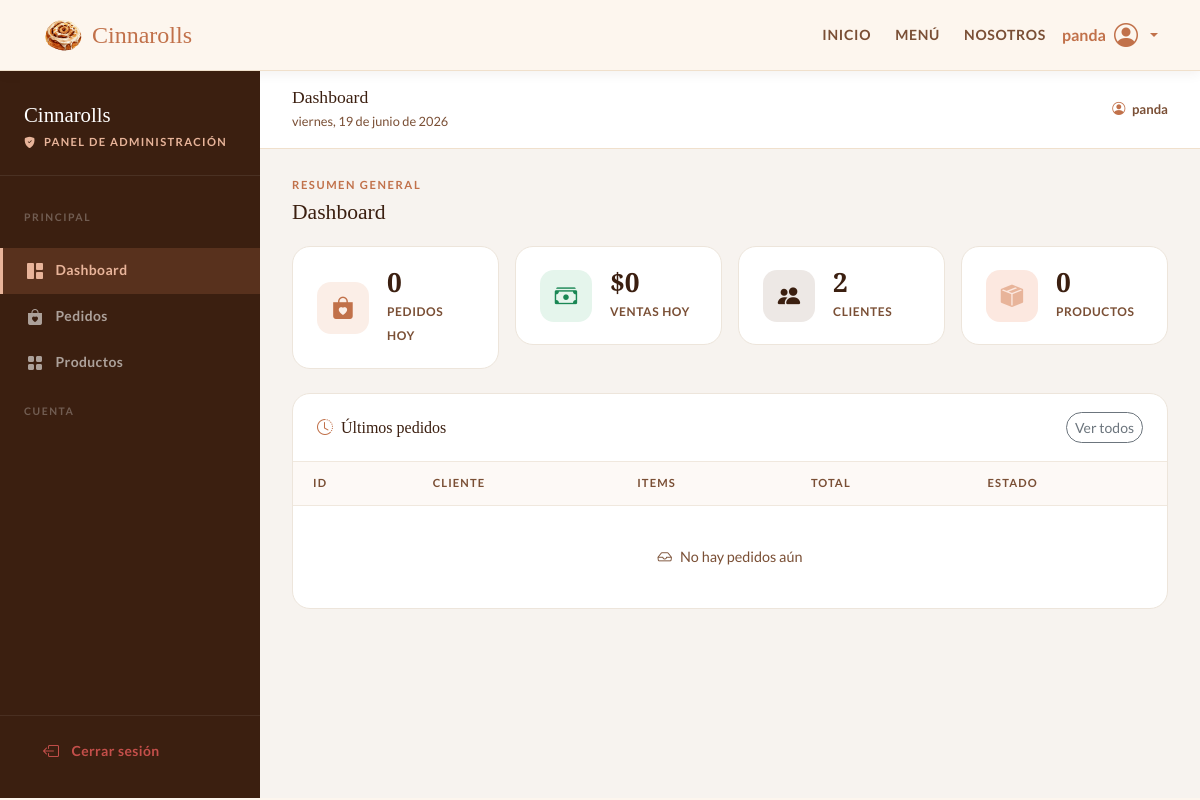
Before: /panel-admin/ (signed in) with the older database file.
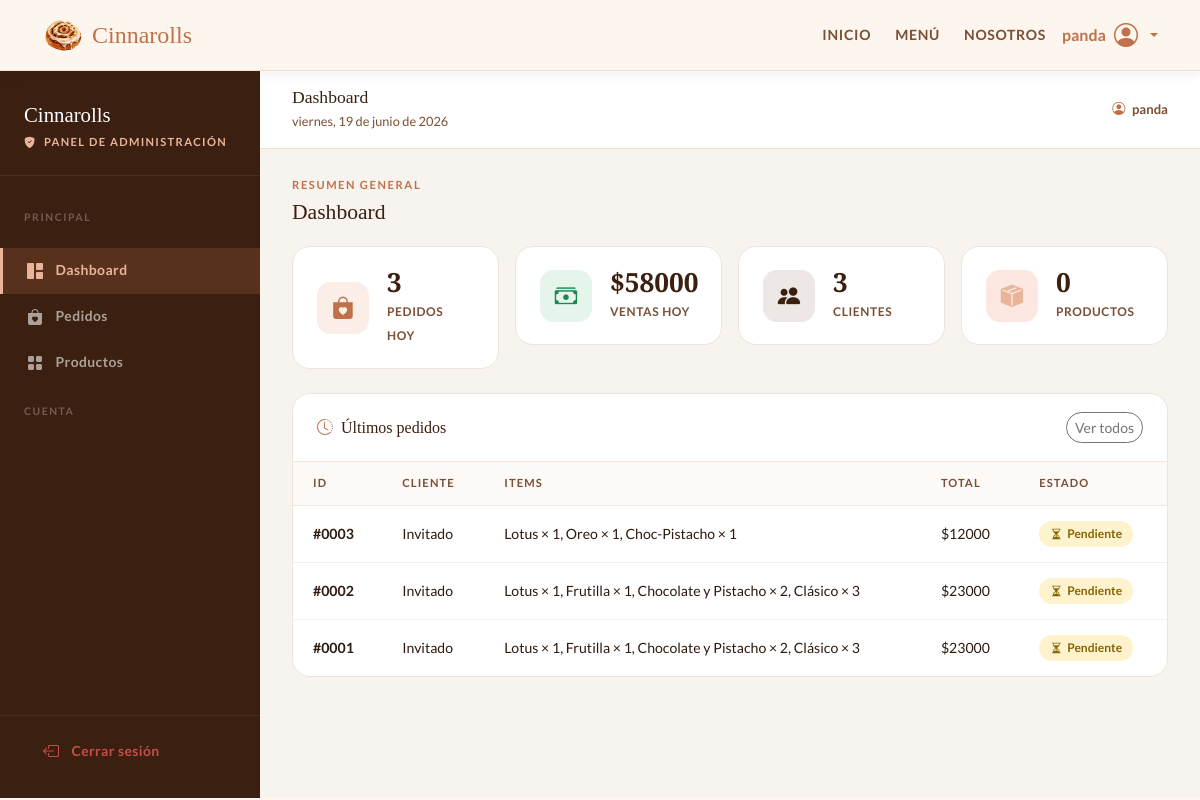
After: the same page with the newer database file.
### appcanela/models.py (models this page shows, shortened)
class Pedido(models.Model):
    ESTADO_CHOICES = [
        ('pendiente', 'Pendiente'),
        ('preparando', 'Preparando'),
        ('entregado', 'Entregado'),
    ]
    PAGO_CHOICES = [
        ('credito', 'Crédito'),
        ('debito', 'Débito'),
        ('efectivo', 'Efectivo'),
    ]
    usuario = models.ForeignKey(User, on_delete=models.SET_NULL, null=True, blank=True)
    nombre_cliente = models.CharField(max_length=100, blank=True, null=True)
    metodo_pago = models.CharField(max_length=20, choices=PAGO_CHOICES)
    subtotal = models.IntegerField()
    total = models.IntegerField()
    estado = models.CharField(max_length=20, choices=ESTADO_CHOICES, default='pendiente')
    creado_en = models.DateTimeField(auto_now_add=True)

class ItemPedido(models.Model):
    pedido = models.ForeignKey(Pedido, on_delete=models.CASCADE, related_name='items')
    nombre = models.CharField(max_length=100)
    precio = models.IntegerField()
    cantidad = models.IntegerField(default=1)

### appcanela/views.py (the view)
# urls.py: path('panel-admin/', views.panel_admin, name='panel_admin'),
@user_passes_test(lambda u: u.is_staff)
def panel_admin(request):
    hoy = timezone.now().date()
    pedidos_hoy = Pedido.objects.filter(creado_en__date=hoy)
    ventas_hoy = pedidos_hoy.aggregate(Sum("total"))["total__sum"] or 0
    context = {
        "pedidos_hoy_count": pedidos_hoy.count(),
        "ventas_hoy": ventas_hoy,
        "total_clientes": User.objects.count(),
        "productos": Producto.objects.all(),
        "ultimos_pedidos": Pedido.objects.order_by("-creado_en")[:5],
        "todos_pedidos": Pedido.objects.all().order_by("-creado_en"),
    }
    return render(request, 'appcanela/panel_admin.html', context)

### appcanela/templates/appcanela/panel_admin.html (shortened to what this page needs)
{% load static %}
<!DOCTYPE html>
<html lang="es">
<head>
    <link href="https://cdn.jsdelivr.net/npm/bootstrap@5.3.8/dist/css/bootstrap.min.css" rel="stylesheet">
    <link href="https://cdn.jsdelivr.net/npm/bootstrap-icons@1.11.3/font/bootstrap-icons.min.css" rel="stylesheet"/>
    <link rel="stylesheet" href="{% static 'appcanela/css/mystyle.css' %}">
</head>
<body>
    <nav>
        <div class="container d-flex align-items-center">
            <a class="nav-brand" href="{% url 'index' %}">
                <img src="{% static 'appcanela/img/logo.png' %}" alt="Logo" style="width:42px;height:42px;object-fit:contain">
                Cinnarolls
            </a>
            <div class="nav-links ms-auto d-none d-md-flex align-items-center">
                <a href="{% url 'index' %}">Inicio</a>
                <a href="{% url 'menu' %}">Menú</a>
                <a href="{% url 'nosotros' %}">Nosotros</a>
            </div>
            {% if user.is_authenticated %}
            <div class="dropdown ms-3">
                <a class="nav-login text-decoration-none dropdown-toggle d-flex align-items-center gap-2"
                   href="#" role="button" data-bs-toggle="dropdown" aria-expanded="false"
                   style="color:var(--cinnamon); font-weight:700;">
                   <span>{{ user.username }}</span>
                   <i class="bi bi-person-circle fs-4"></i>
                </a>
            </div>
            {% endif %}
        </div>
    </nav>
    <div class="admin-wrap">
        <aside class="admin-sidebar">
            <div class="admin-sidebar-brand">
                <span>Cinnarolls</span>
                <p><i class="bi bi-shield-fill-check me-1"></i> Panel de administración</p>
            </div>
            <p class="admin-nav-section">Principal</p>
            <button class="admin-nav-item active" onclick="showTab('dashboard', this)">
                <i class="bi bi-grid-1x2-fill"></i> Dashboard
            </button>
            <button class="admin-nav-item" onclick="showTab('pedidos', this)">
                <i class="bi bi-bag-heart-fill"></i> Pedidos
            </button>
            <button class="admin-nav-item" onclick="showTab('productos', this)">
                <i class="bi bi-grid-fill"></i> Productos
            </button>
            <p class="admin-nav-section">Cuenta</p>
            <div class="admin-logout">
                <form method="post" action="{% url 'logout' %}">
                    <button type="submit" class="admin-nav-item" style="color:rgba(255,100,100,.7)">
                        <i class="bi bi-box-arrow-left"></i> Cerrar sesión
                    </button>
                </form>
            </div>
        </aside>
        <main class="admin-main">
            <div class="admin-topbar">
                <div>
                    <h6 id="topbar-title">Dashboard</h6>
                    <small id="topbar-date"></small>
                </div>
                <span style="font-size:.82rem; color:var(--text-mid); font-weight:600;">
                    <i class="bi bi-person-circle me-1" style="color:var(--cinnamon)"></i>
                    {{ user.username }}
                </span>
            </div>
            <div class="admin-content">
                <div id="tab-dashboard" class="admin-tab-content active">
                    <p class="admin-section-label">Resumen general</p>
                    <h2 class="admin-section-title">Dashboard</h2>
                    <div class="row g-3 mb-4">
                        <div class="col-6 col-lg-3">
                            <div class="stat-card">
                                <div class="stat-icon cinnamon"><i class="bi bi-bag-heart-fill"></i></div>
                                <div class="stat-body">
                                    <strong>{{ pedidos_hoy_count }}</strong>
                                    <span>Pedidos hoy</span>
                                </div>
                            </div>
                        </div>
                        <div class="col-6 col-lg-3">
                            <div class="stat-card">
                                <div class="stat-icon green"><i class="bi bi-cash-stack"></i></div>
                                <div class="stat-body">
                                    <strong>${{ ventas_hoy|floatformat:0 }}</strong>
                                    <span>Ventas hoy</span>
                                </div>
                            </div>
                        </div>
                        <div class="col-6 col-lg-3">
                            <div class="stat-card">
                                <div class="stat-icon espresso"><i class="bi bi-people-fill"></i></div>
                                <div class="stat-body">
                                    <strong>{{ total_clientes }}</strong>
                                    <span>Clientes</span>
                                </div>
                            </div>
                        </div>
                        <div class="col-6 col-lg-3">
                            <div class="stat-card">
                                <div class="stat-icon rose"><i class="bi bi-box-seam-fill"></i></div>
                                <div class="stat-body">
                                    <strong>{{ productos.count }}</strong>
                                    <span>Productos</span>
                                </div>
                            </div>
                        </div>
                    </div>
                    <div class="admin-panel">
                        <div class="admin-panel-header">
                            <h6><i class="bi bi-clock-history me-2" style="color:var(--cinnamon)"></i>Últimos pedidos</h6>
                            <button class="btn btn-sm btn-outline-secondary rounded-pill"
                                    onclick="showTab('pedidos', document.querySelector('[onclick*=pedidos]'))">Ver todos</button>
                        </div>
                        <table class="admin-table">
                            <thead>
                                <tr>
                                    <th>ID</th>
                                    <th>Cliente</th>
                                    <th>Items</th>
                                    <th>Total</th>
                                    <th>Estado</th>
                                </tr>
                            </thead>
                            <tbody>
                                {% for pedido in ultimos_pedidos %}
                                <tr>
                                    <td><strong>#{{ pedido.pk|stringformat:"04d" }}</strong></td>
                                    <td>{{ pedido.nombre_cliente|default:"Invitado" }}</td>
                                    <td>
                                        {% for item in pedido.items.all %}
                                            {{ item.nombre }} × {{ item.cantidad }}{% if not forloop.last %}, {% endif %}
                                        {% empty %}—{% endfor %}
                                    </td>
                                    <td>${{ pedido.total|floatformat:0 }}</td>
                                    <td>
                                        {% if pedido.estado == 'pendiente' %}
                                            <span class="order-status status-pendiente"><i class="bi bi-hourglass-split"></i> Pendiente</span>
                                        {% elif pedido.estado == 'preparando' %}
                                            <span class="order-status status-preparando"><i class="bi bi-fire"></i> Preparando</span>
                                        {% else %}
                                            <span class="order-status status-entregado"><i class="bi bi-check-circle"></i> Entregado</span>
                                        {% endif %}
                                    </td>
                                </tr>
                                {% empty %}
                                <tr class="admin-table-empty">
                                    <td colspan="5"><i class="bi bi-inbox me-2"></i>No hay pedidos aún</td>
                                </tr>
                                {% endfor %}
                            </tbody>
                        </table>
                    </div>
                </div>
            </div>
        </main>
    </div>
</body>
</html>

### appcanela/static/appcanela/css/mystyle.css (style rules this page uses)
:root { --cream: #fdf6ee; --warm-tan: #f0e0cc; --cinnamon: #c1714a; --dark-cin: #a05535; --espresso: #3b1f10; --soft-rose: #e8b49a; --text-dark: #2e1a0e; --text-mid: #7a4f35; }
* { box-sizing: border-box; }
body { font-family: 'Lato', sans-serif; background-color: var(--cream); color: var(--text-dark); margin: 0; }
nav { background: var(--cream); border-bottom: 1px solid var(--warm-tan); padding: 14px 0; position: sticky; top: 0; z-index: 100; box-shadow: 0 2px 12px rgba(59,31,16,.07); }
.nav-brand { font-family: 'Playfair Display', serif; font-size: 1.5rem; color: var(--cinnamon); text-decoration: none; display: flex; align-items: center; gap: 8px; }
.nav-links a { font-size: .88rem; font-weight: 700; letter-spacing: .05em; text-transform: uppercase; color: var(--text-mid); text-decoration: none; margin-left: 24px; transition: color .2s; }
html { scroll-behavior: smooth; }

Changed rows visible on the page:
added Pedido: pk "0003", nombre_cliente "Invitado", total "12000", estado "pendiente" (drawn)
added ItemPedido: nombre "Lotus", cantidad "1", shown under "0003"
added ItemPedido: nombre "Oreo", cantidad "1", shown under "0003"
added ItemPedido: nombre "Choc-Pistacho", cantidad "1", shown under "0003"
added Pedido: pk "0002", nombre_cliente "Invitado", total "23000", estado "pendiente" (drawn)
added ItemPedido: nombre "Lotus", cantidad "1", shown under "0002"
added ItemPedido: nombre "Frutilla", cantidad "1", shown under "0002"
added ItemPedido: nombre "Chocolate y Pistacho", cantidad "2", shown under "0002"
added ItemPedido: nombre "Clásico", cantidad "3", shown under "0002"
added Pedido: pk "0001", nombre_cliente "Invitado", total "23000", estado "pendiente" (drawn)
added ItemPedido: nombre "Lotus", cantidad "1", shown under "0001"
added ItemPedido: nombre "Frutilla", cantidad "1", shown under "0001"
added ItemPedido: nombre "Chocolate y Pistacho", cantidad "2", shown under "0001"
added ItemPedido: nombre "Clásico", cantidad "3", shown under "0001"
Other visible differences:
{{ pedidos_hoy_count }}: "0" → "3"
{{ ventas_hoy|floatformat:0 }}: "0" → "58000"
{{ total_clientes }}: "2" → "3"
text no longer shown: "No hay pedidos aún"
